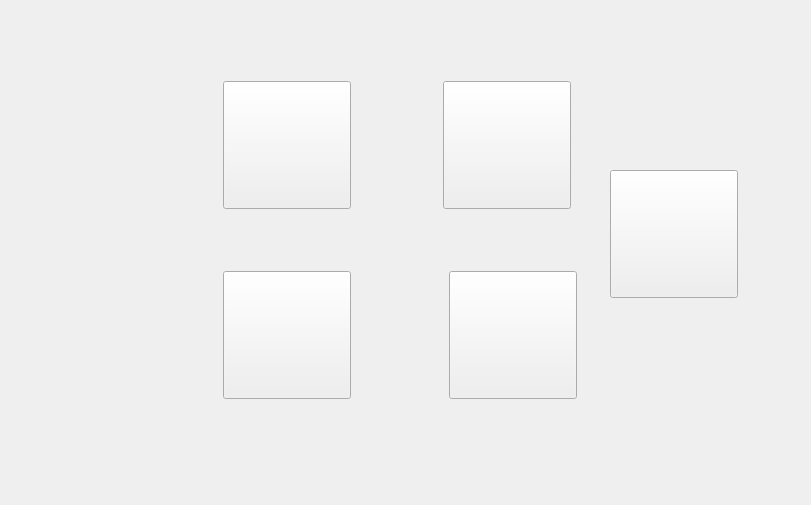
<?xml version="1.0" encoding="UTF-8"?>
<ui version="4.0">
 <class>MainWindow</class>
 <widget class="QMainWindow" name="MainWindow">
  <property name="geometry">
   <rect>
    <x>0</x>
    <y>0</y>
    <width>811</width>
    <height>505</height>
   </rect>
  </property>
  <property name="windowTitle">
   <string>MainWindow</string>
  </property>
  <property name="styleSheet">
   <string notr="true"/>
  </property>
  <widget class="QWidget" name="centralWidget">
   <property name="styleSheet">
    <string notr="true">background-image: url(:/img/bg.jpg);</string>
   </property>
   <widget class="QPushButton" name="daochepushButton_5">
    <property name="geometry">
     <rect>
      <x>610</x>
      <y>170</y>
      <width>128</width>
      <height>128</height>
     </rect>
    </property>
    <property name="minimumSize">
     <size>
      <width>128</width>
      <height>128</height>
     </size>
    </property>
    <property name="styleSheet">
     <string notr="true">border-image: url(:/img/daoche.png);</string>
    </property>
    <property name="text">
     <string/>
    </property>
   </widget>
   <widget class="QPushButton" name="pushButton_3">
    <property name="geometry">
     <rect>
      <x>223</x>
      <y>271</y>
      <width>128</width>
      <height>128</height>
     </rect>
    </property>
    <property name="minimumSize">
     <size>
      <width>128</width>
      <height>128</height>
     </size>
    </property>
    <property name="styleSheet">
     <string notr="true">border-image: url(:/img/music.png);</string>
    </property>
    <property name="text">
     <string/>
    </property>
   </widget>
   <widget class="QPushButton" name="pushButton">
    <property name="geometry">
     <rect>
      <x>223</x>
      <y>81</y>
      <width>128</width>
      <height>128</height>
     </rect>
    </property>
    <property name="minimumSize">
     <size>
      <width>128</width>
      <height>128</height>
     </size>
    </property>
    <property name="styleSheet">
     <string notr="true">border-image: url(:/img/weather.png);</string>
    </property>
    <property name="text">
     <string/>
    </property>
   </widget>
   <widget class="QPushButton" name="pushButton_2">
    <property name="geometry">
     <rect>
      <x>443</x>
      <y>81</y>
      <width>128</width>
      <height>128</height>
     </rect>
    </property>
    <property name="minimumSize">
     <size>
      <width>128</width>
      <height>128</height>
     </size>
    </property>
    <property name="styleSheet">
     <string notr="true">border-image: url(:/img/map.png);</string>
    </property>
    <property name="text">
     <string/>
    </property>
   </widget>
   <widget class="QPushButton" name="pushButton_4">
    <property name="geometry">
     <rect>
      <x>449</x>
      <y>271</y>
      <width>128</width>
      <height>128</height>
     </rect>
    </property>
    <property name="minimumSize">
     <size>
      <width>128</width>
      <height>128</height>
     </size>
    </property>
    <property name="styleSheet">
     <string notr="true">border-image: url(:/img/video.png);</string>
    </property>
    <property name="text">
     <string/>
    </property>
   </widget>
  </widget>
 </widget>
 <layoutdefault spacing="6" margin="11"/>
 <resources/>
 <connections/>
</ui>
